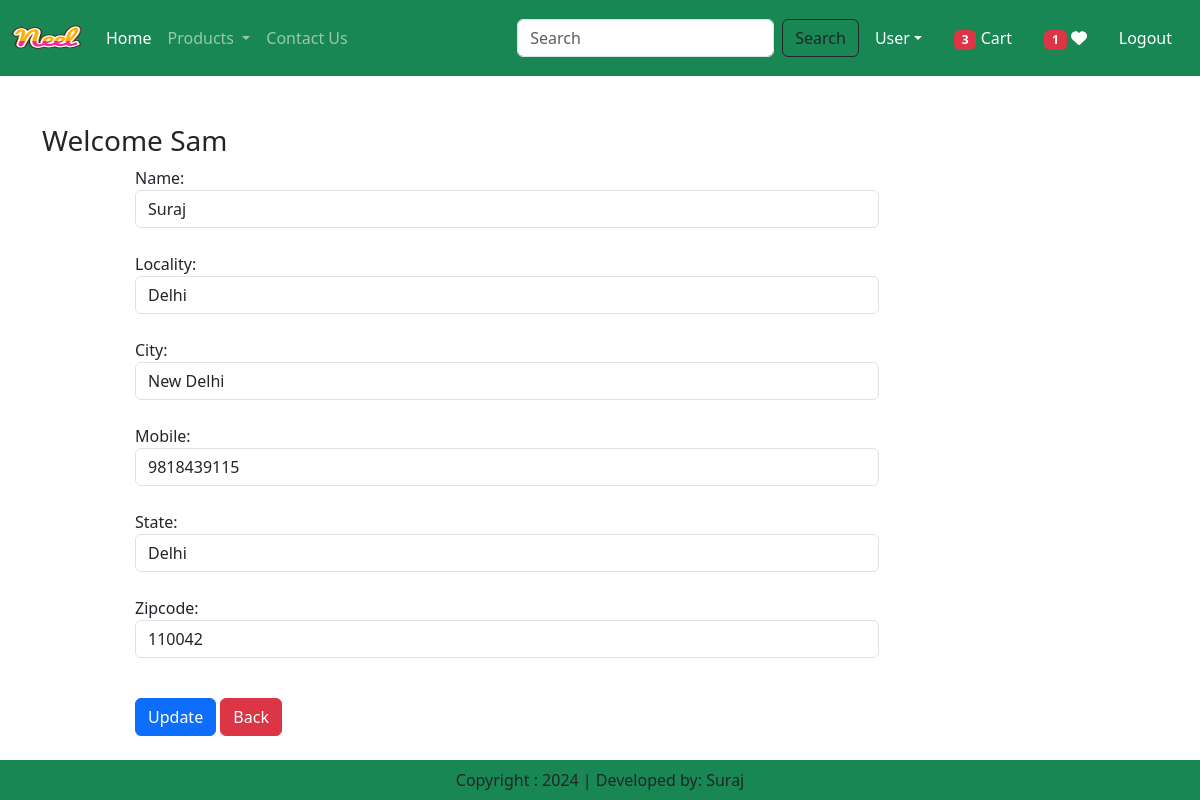
Screenshot of /updateAddress/1 (signed in) with the database file from the repository.
### app/models.py (models this page shows, shortened)
class Customer(models.Model):
    user=models.ForeignKey(User,on_delete=models.CASCADE)
    name=models.CharField(max_length=200)
    locality=models.CharField(max_length=200)
    city=models.CharField(max_length=50)
    mobile=models.IntegerField(default=0)
    zipcode=models.IntegerField()
    state=models.CharField(choices=STATE_CHOICES,max_length=50)

### app/views.py (the view, shortened to what this page needs)
# urls.py: path('updateAddress/<int:pk>',views.UpdateAddress.as_view(),name='updateAddress'),
@method_decorator(login_required,name='dispatch')
class UpdateAddress(View):
    def get(self,request,pk):
        add=Customer.objects.get(pk=pk)
        form=CustomerProfileForm(instance=add)
        totalitem=0
        wishlistitem=0
        if request.user.is_authenticated:
            totalitem=len(Cart.objects.filter(user=request.user))
            wishlistitem=len(Wishlist.objects.filter(user=request.user))
        return render(request,'app/updateaddress.html',context={'form':form,'totalitem':totalitem,'wishlistitem':wishlistitem})

### app/forms.py
class CustomerProfileForm(forms.ModelForm):
    class Meta:
        model=Customer
        fields=['name','locality','city','mobile','state','zipcode']
        widgets={
            'name':forms.TextInput(attrs={'class':'form-control'}),
            'locality':forms.TextInput(attrs={'class':'form-control'}),
            'city':forms.TextInput(attrs={'class':'form-control'}),
            'mobile':forms.NumberInput(attrs={'class':'form-control'}),
            'state':forms.Select(attrs={'class':'form-control'}),
            'zipcode':forms.NumberInput(attrs={'class':'form-control'}),
        }

### app/templates/app/updateAddress.html (shortened to what this page needs)
{% extends 'app/base.html'%}
{% load static%}
{% block content %}
    <div class="container my-5">
        <div class="row">
            <h3> Welcome <span class="text-capitalize">{{request.user}}</span></h3>
        </div>
        <div class="col-sm-8 offset-sm-1">
            <form action="" method="post">
                {% for fm in form %}
                    {{fm.label_tag}} {{fm}} <small class="text-danger">{{fm.errors|striptags}}</small><br>
                {% endfor %}
                <div class="col-12 mt-3">
                    <button type="submit" class="btn btn-primary">Update</button>
                    <a href="{% url 'address'%}" type='button' class='btn btn-danger'>Back</a>
                </div>
            </form>
        </div>
    </div>
{% endblock content %}

### rows the page displays
Customer: form "Suraj" "Delhi" "New Delhi" "9818439115" "Delhi" "110042"

### other values shown
{{ totalitem }} "3"
{{ wishlistitem }} "1"
{{ request.user }} "Sam"
{{ fm.label_tag }} "Name:" "Locality:" "City:" "Mobile:" "State:" "Zipcode:"
